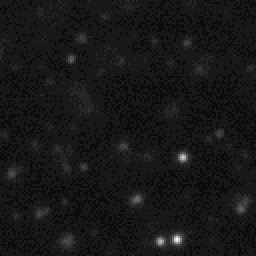
#> input picture test/auxiliary_files/test_0_0.tif, 128 x 128 px (shown 2 times larger)
$ python -i segmentation.py   (imports and definitions only)
#> lines starting #> are read from the running program, lines starting #| are printed output that depends on the picture; after the words box and inside, x2 and y2 are one past the last pixel; in counts of white or black regions, pixels touching at a corner belong together
#> further down, picture is the input picture: shape (128, 128, 3); min 7, max 28, mean 8.9
import numpy as np
import cv2
from scipy import ndimage
from scipy.ndimage.morphology import binary_fill_holes
from skimage import morphology
from skimage import filters
from skimage import measure
from skimage import feature
from pyclustering.cluster import kmedoids
from typing import Tuple

from merlin.util import matlab

from cellpose import models


"""
This module contains utility functions for preparing images for
watershed segmentation, as well as functions to perform segmentation
using machine learning approaches
"""

# To match Matlab's strel('disk', 20)
diskStruct = morphology.diamond(28)[9:48, 9:48]


# [183 lines left out: functions extract_seeds, separate_merged_seeds, prepare_watershed_images, get_membrane_mask, not called in this run]


def get_compartment_mask(compartmentImages: np.ndarray) -> np.ndarray:
    """Calculate binary mask with 1's in compartment (nuclei or cytoplasm)
    pixels and 0 otherwise. The images expected are some type of compartment
    label (e.g. Nuclei: DAPI, Cytoplasm: PolyT, CD45, etc)

    Args:
        compartmentImages: a 3 dimensional numpy array containing the images
            arranged as (z, x, y).
    Returns:
        ndarray containing a 3 dimensional mask arranged as (z, x, y)
    """

    # generate compartment mask based on thresholding
    thresholdingMask = np.zeros(compartmentImages.shape)
    coarseBlockSize = 241
    fineBlockSize = 61
    for z in range(compartmentImages.shape[0]):
        coarseThresholdingMask = (compartmentImages[z, :, :] >
                                  filters.threshold_local(
                                    compartmentImages[z, :, :],
                                    coarseBlockSize,
                                    offset=0))
        fineThresholdingMask = (compartmentImages[z, :, :] >
                                filters.threshold_local(
                                    compartmentImages[z, :, :],
                                    fineBlockSize,
                                    offset=0))
        thresholdingMask[z, :, :] = (coarseThresholdingMask *
                                     fineThresholdingMask)
        thresholdingMask[z, :, :] = binary_fill_holes(
                                    thresholdingMask[z, :, :])
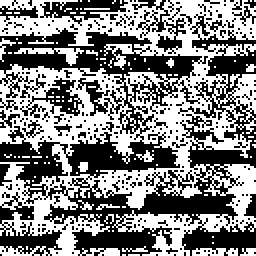
#> thresholdingMask: shape (128, 128, 3) float64 (shown 2 times larger); values 0 (black) and 1 (white), 50.4% white; 248 black regions (234 under 20 px), largest, box (x1, y1, x2, y2) and area: (0, 7, 128, 128) 6167, (0, 96, 31, 128) 374, (20, 0, 64, 13) 261

    # generate border mask, necessary to avoid making a single
    # connected component when using binary_fill_holes below
    borderMask = np.zeros((compartmentImages.shape[1],
                           compartmentImages.shape[2]))
    borderMask[25:(compartmentImages.shape[1]-25),
               25:(compartmentImages.shape[2]-25)] = 1

    # generate compartment mask from hessian, fine
    fineHessianMask = np.zeros(compartmentImages.shape)
    for z in range(compartmentImages.shape[0]):
        fineHessian = filters.hessian(compartmentImages[z, :, :])
        fineHessianMask[z, :, :] = fineHessian == fineHessian.max()
        fineHessianMask[z, :, :] = morphology.binary_closing(
                                                fineHessianMask[z, :, :],
                                                morphology.selem.disk(5))
        fineHessianMask[z, :, :] = fineHessianMask[z, :, :] * borderMask
        fineHessianMask[z, :, :] = binary_fill_holes(
                                    fineHessianMask[z, :, :])
#> fineHessianMask: shape (128, 128, 3) float64; every value is 0

    # generate compartment mask from hessian, coarse
    coarseHessianMask = np.zeros(compartmentImages.shape)
    for z in range(compartmentImages.shape[0]):
        coarseHessian = filters.hessian(compartmentImages[z, :, :] -
                                        morphology.white_tophat(
                                            compartmentImages[z, :, :],
                                            morphology.selem.disk(20)))
        coarseHessianMask[z, :, :] = coarseHessian == coarseHessian.max()
        coarseHessianMask[z, :, :] = morphology.binary_closing(
            coarseHessianMask[z, :, :], morphology.selem.disk(5))
        coarseHessianMask[z, :, :] = (coarseHessianMask[z, :, :] *
                                      borderMask)
        coarseHessianMask[z, :, :] = binary_fill_holes(
                                        coarseHessianMask[z, :, :])

    # combine masks
    compartmentMask = thresholdingMask + fineHessianMask + coarseHessianMask
    return binary_fill_holes(compartmentMask)


# [212 lines left out: functions get_cv2_watershed_markers, convert_grayscale_to_rgb, apply_cv2_watershed, get_overlapping_objects, combine_2d_segmentation_masks_into_3d, not called in this run]


def segment_using_ilastik(imageStackIn: np.ndarray) -> np.ndarray:
    return None


def segment_using_unet(imageStackIn: np.ndarray) -> np.ndarray:
    return None


# [86 lines left out: functions segment_using_cellpose, apply_machine_learning_segmentation, not called in this run]

>>> import cv2
>>> picture = cv2.imread('../../test/auxiliary_files/test_0_0.tif')
>>> result = get_compartment_mask(picture)

$ run again, on test/auxiliary_files/test_0_1.tif
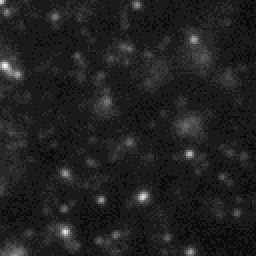
#> input picture test/auxiliary_files/test_0_1.tif, 128 x 128 px (shown 2 times larger)
#> picture is the input picture: shape (128, 128, 3); min 7, max 26, mean 9.5
#> after the loop in get_compartment_mask, `for z in range(compartmentImages.shape[0]):`:
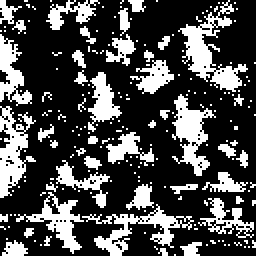
#> thresholdingMask: shape (128, 128, 3) float64 (shown 2 times larger); values 0 (black) and 1 (white), 29.2% white; 203 white regions (173 under 20 px), largest, box (x1, y1, x2, y2) and area: (89, 0, 124, 46) 516, (41, 102, 97, 128) 413, (0, 53, 18, 99) 402

$ run again, on test/auxiliary_files/test_0_2.tif
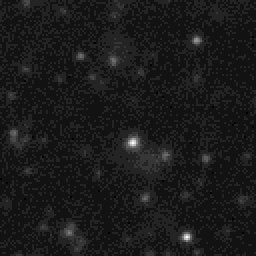
#> input picture test/auxiliary_files/test_0_2.tif, 128 x 128 px (shown 2 times larger)
#> picture is the input picture: shape (128, 128, 3); min 7, max 21, mean 8.5
#> after the loop in get_compartment_mask, `for z in range(compartmentImages.shape[0]):`:
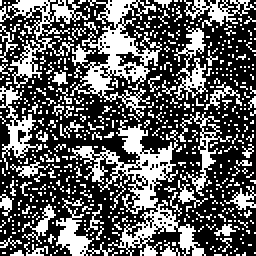
#> thresholdingMask: shape (128, 128, 3) float64 (shown 2 times larger); values 0 (black) and 1 (white), 36.9% white in thin lines or dots
